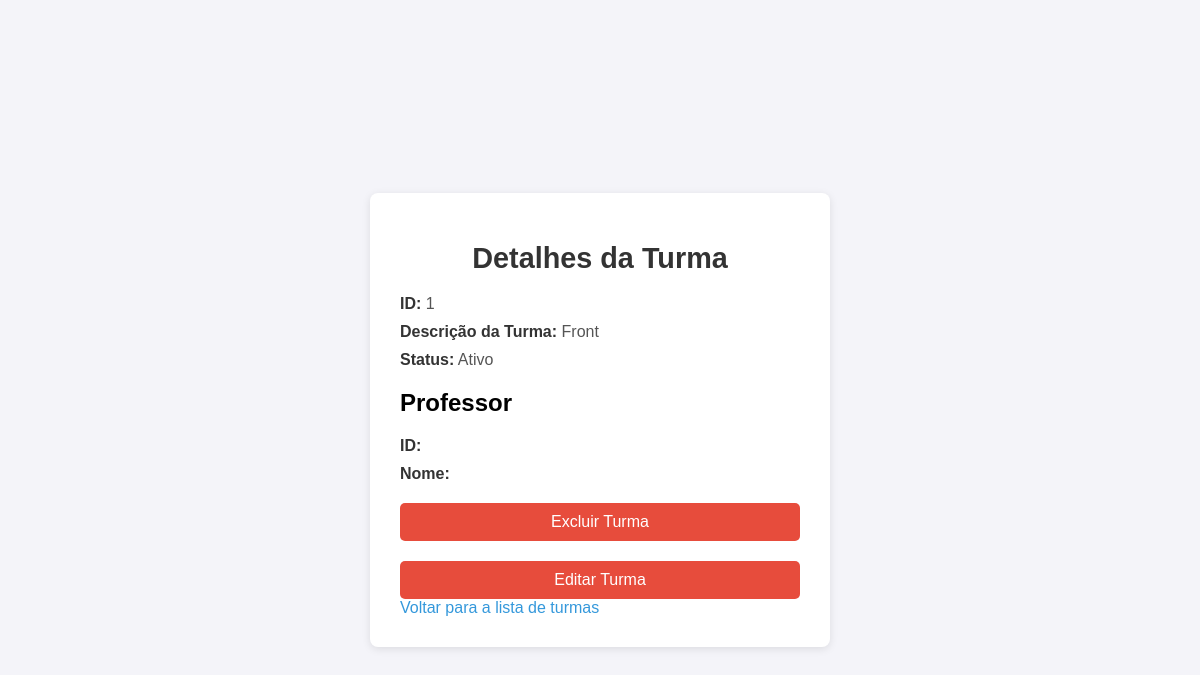
The page /turmas/1 on the database as committed earlier.
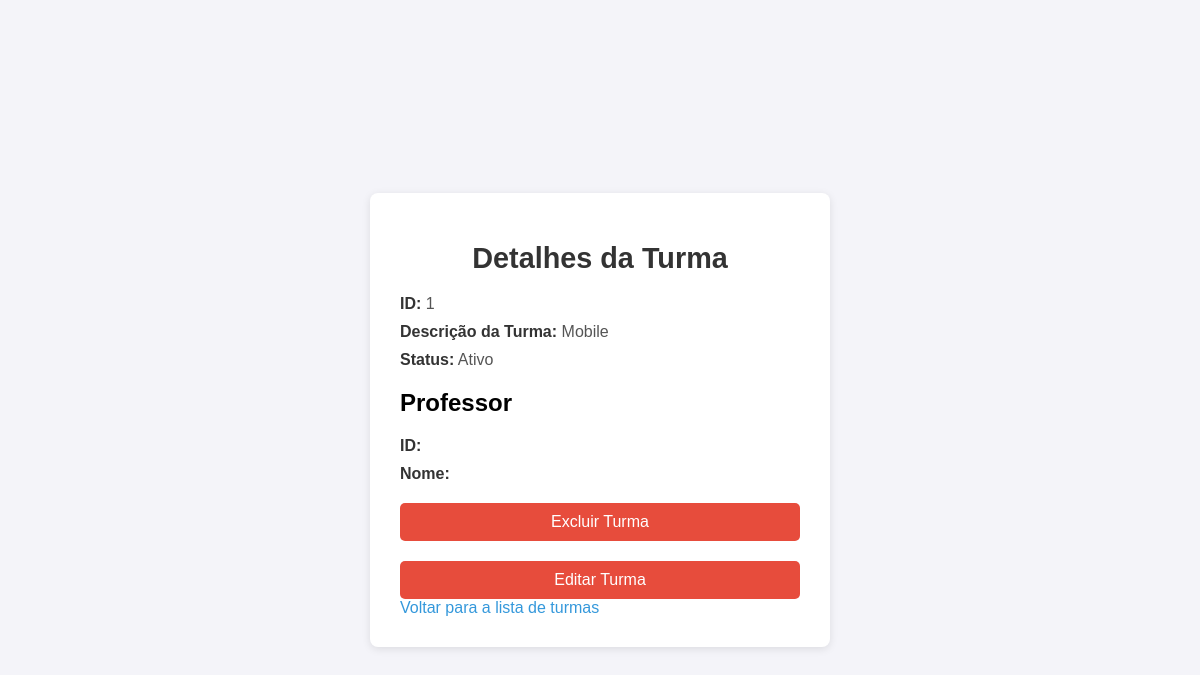
The same page on the database as committed later.
### turmas/turmas_model.py (models this page shows, shortened)
class Turma(db.Model):
    id = db.Column(db.Integer, primary_key=True)
    descricao = db.Column(db.String(150))
    status = db.Column(db.Boolean, default=True)
    professor_id = db.Column(db.Integer, db.ForeignKey('professor.id'), nullable=True)
    alunos = db.relationship('Aluno', backref='turma', lazy="select")

### turmas/turmas_routes.py (the view)
@turmas_blueprint.route('/turmas/<int:id_turma>', methods=['GET'])
def get_turma(id_turma):
    try:
        turma = turma_por_id(id_turma)
        return render_template('turmas/turmas_id.html', turma=turma)
    except TurmaNaoEncontrada:
        return jsonify({'message': 'Turma não encontrada'}), 404

### turmas/turmas_model.py (called while the page is built)
def turma_por_id(id_turma):
    turma = Turma.query.get(id_turma)
    if turma is None:
        raise TurmaNaoEncontrada(f'Turma com ID {id_turma} não encontrada.')
    return turma  # Certifique-se de retornar o objeto Turma

### templates/turmas/turmas_id.html (shortened to what this page needs)
<!DOCTYPE html>
<html lang="pt-BR">
<head>
</head>
<body>
  <div class="container">
    <h1>Detalhes da Turma</h1>
<p><strong>ID:</strong> {{ turma.id }}</p>
<p><strong>Descrição da Turma:</strong> {{ turma.descricao }}</p>
<p><strong>Status:</strong>
  {% if turma.status %}
    Ativo
  {% else %}
    Desativado
  {% endif %}
</p>
<h2>Professor</h2>
<p><strong>ID:</strong> {{ turma.professor.id }}</p>
<p><strong>Nome:</strong> {{ turma.professor.nome }}</p>
    <form id="delete-form" action="{{ url_for('turmas.delete_turma', id_turma=turma.id) }}" method="POST">
      <button type="submit">Excluir Turma</button>
    </form>
    <form action="{{ url_for('turmas.update_turma', id_turma=turma.id) }}" method="GET">
      <button type="submit" class="edit-button">Editar Turma</button>
    </form>
    <a href="{{ url_for('turmas.get_turmas') }}">Voltar para a lista de turmas</a>
  </div>
</body>
</html>

Rows that differ between the two databases and show on the page:
changed Turma id 1: descricao "Front" → "Mobile"
